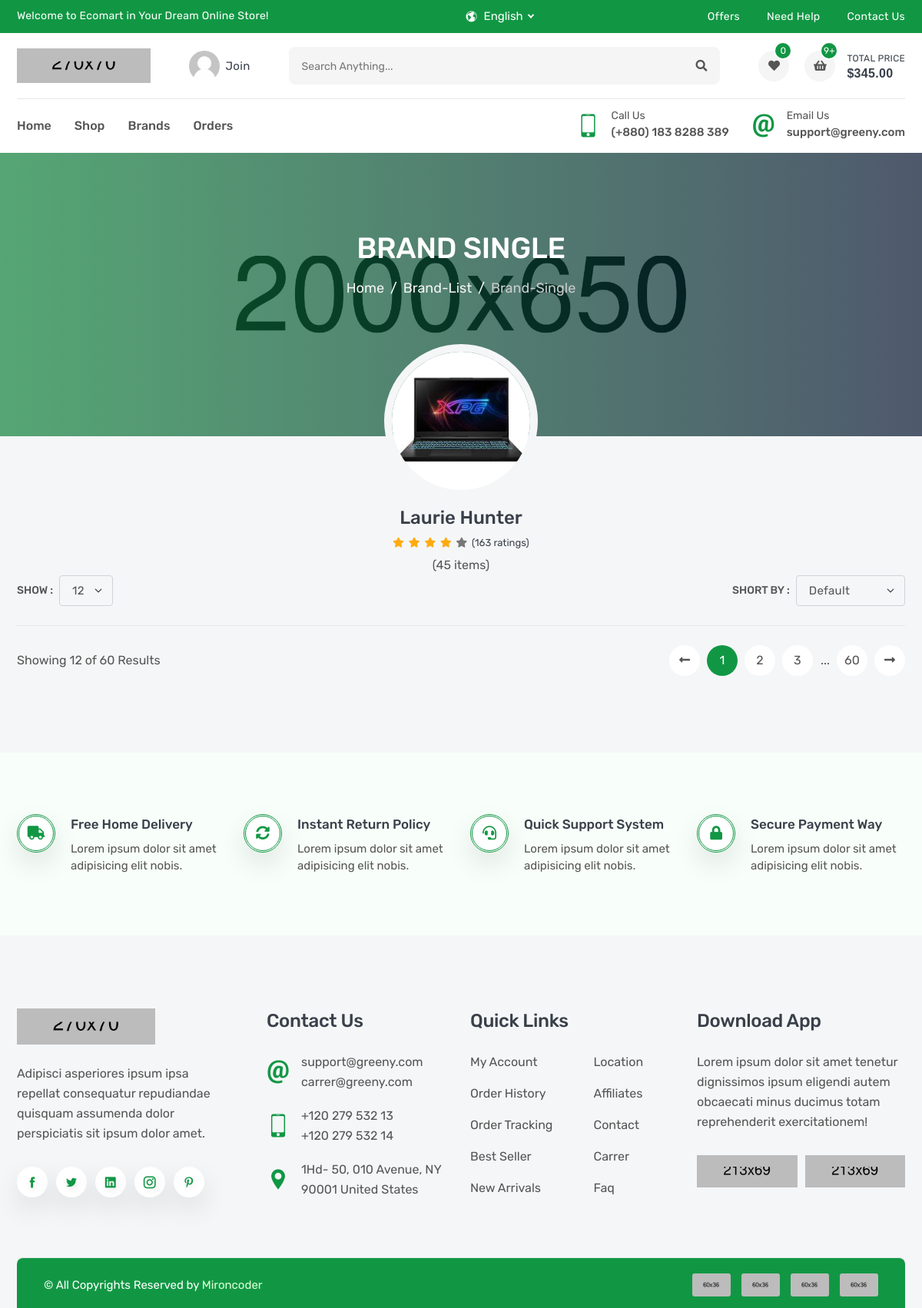
The app's page /products/brands/laurie-hunter with its own data.
### product/models.py (models this page shows, shortened)
class Brand(models.Model):
    name =models.CharField(_('name'),max_length=200)
    image = models.ImageField(_('image'),upload_to='brands')
    slug = models.SlugField(null=True , blank= True )

### product/views.py (the view)
# urls.py: path('brands/<slug:slug>', BrandDetail.as_view())
class BrandDetail(ListView):
	model = Product
	template_name = 'product/brand_detail.html'
	def get_queryset(self):
		brand = Brand.objects.get(slug=self.kwargs['slug'])
		return super().get_queryset().filter(brand=brand)
	def get_context_data(self , **kwargs):
		context = super().get_context_data(**kwargs)
		context['brand'] = Brand.objects.get(slug=self.kwargs['slug'])
		return context

### templates/product/brand_detail.html (shortened to what this page needs)
{% extends 'base.html' %}
{% load static %}
{% block css_file %}
    <link rel="stylesheet" href="{% static 'en/css/brand-single.css' %}">
{% endblock %}
{% block content %}
        <section class="single-banner" style="background: url(images/single-banner.jpg) no-repeat center;">
            <div class="container">
                <h2>Brand Single</h2>
                <ol class="breadcrumb">
                    <li class="breadcrumb-item"><a href="index.html">Home</a></li>
                    <li class="breadcrumb-item"><a href="brand-list.html">brand-list</a></li>
                    <li class="breadcrumb-item active" aria-current="page">brand-single</li>
                </ol>
            </div>
        </section>
        <div class="brand-single">
            <a href="#"><img src="{{ brand.image.url }}" alt="brand"></a>
            <a href="#"><h3>{{ brand.name }}</h3></a>
            <ul>
                <li class="fas fa-star active"></li>
                <li class="fas fa-star active"></li>
                <li class="fas fa-star active"></li>
                <li class="fas fa-star active"></li>
                <li class="fas fa-star"></li>
                <li class="total">(163 ratings)</li>
            </ul>
            <p>(45 items)</p>
        </div>
        <section class="inner-section shop-part">
            <div class="container">
                <div class="row">
                    <div class="col-lg-12">
                        <div class="top-filter">
                            <div class="filter-show">
                                <label class="filter-label">Show :</label>
                                <select class="form-select filter-select">
                                    <option value="1">12</option>
                                </select>
                            </div>
                            <div class="filter-short">
                                <label class="filter-label">Short by :</label>
                                <select class="form-select filter-select">
                                    <option selected>default</option>
                                </select>
                            </div>
                        </div>
                    </div>
                </div>
                <div class="row">
                    <div class="col-lg-12">
                        <div class="bottom-paginate">
                            <p class="page-info">Showing 12 of 60 Results</p>
                            <ul class="pagination">
                                <li class="page-item">
                                    <a class="page-link" href="#">
                                        <i class="fas fa-long-arrow-alt-left"></i>
                                    </a>
                                </li>
                                <li class="page-item"><a class="page-link active" href="#">1</a></li>
                                <li class="page-item"><a class="page-link" href="#">2</a></li>
                                <li class="page-item"><a class="page-link" href="#">3</a></li>
                                <li class="page-item">...</li>
                                <li class="page-item"><a class="page-link" href="#">60</a></li>
                                <li class="page-item">
                                    <a class="page-link" href="#">
                                        <i class="fas fa-long-arrow-alt-right"></i>
                                    </a>
                                </li>
                            </ul>
                        </div>
                    </div>
                </div>
            </div>
        </section>
       {% endblock content %}

### static/en/css/brand-single.css (style rules this page uses)
.single-banner { padding: 100px 0px 180px; }
.brand-single { position: relative; text-align: center; margin-top: -120px; z-index: 1; }
.brand-single a { display: block; }
.brand-single a img { width: 200px; height: 200px; border-radius: 50%; border: 10px solid var(--body); margin-bottom: 10px; }
.brand-single a h3 { text-transform: capitalize; margin-bottom: 3px; }
.brand-single ul { margin-bottom: 3px; }
.brand-single ul li { font-size: 13px; margin: 0px 1px; color: var(--gray); display: inline-block; }
.brand-single ul .active { color: var(--yellow); }
.brand-single ul .total { color: var(--heading); }

### records on screen
Brand: image (picture), name "Laurie Hunter"
